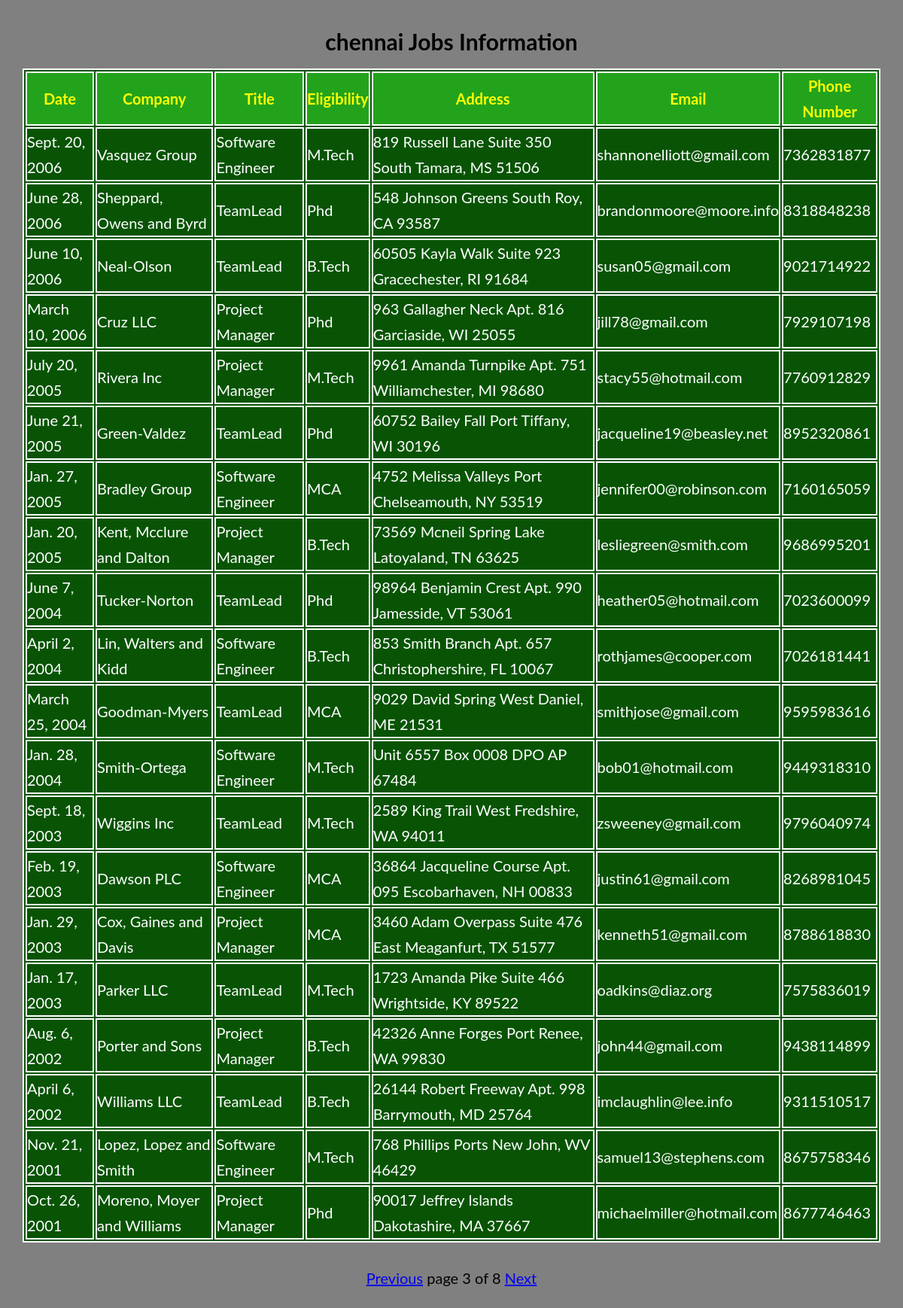
The page /cjobs/?page=3 on the database its author committed.
### job/models.py (models this page shows)
class chennaijobs(models.Model):
    date=models.DateField();
    company=models.CharField(max_length=100);
    title=models.CharField(max_length=100);
    eligibility=models.CharField(max_length=100);
    address=models.CharField(max_length=100);
    email=models.EmailField();
    phonenumber=models.IntegerField()

### job/views.py (the view)
# urls.py: path('cjobs/', views.cjobs),
def cjobs(request):
    chennai_jobs=chennaijobs.objects.order_by('-date')
    paginator=Paginator(chennai_jobs,20)
    page_number=request.GET.get('page')
    try:
      chennai_jobs=paginator.page(page_number)
    except PageNotAnInteger:
       chennai_jobs=paginator.page(1)
    except EmptyPage:
      chennai_jobs=paginator.page(paginator.num_pages)
    return render(request,'job/chennaijobs.html',{'chennai_jobs':chennai_jobs})

### templates/job/chennaijobs.html (shortened to what this page needs)
<!DOCTYPE html>
{%load static%}
<html lang="en" dir="ltr">
  <head>
    <link rel="stylesheet" href="{% static "job/demo1.css" %}">
  </head>
  <body class="col">
    <h1 class="jobs">chennai Jobs Information</h1>
      {% if chennai_jobs %}
      <table id='tab'>
        <thead>
          <th>Date</th>
          <th>Company</th>
          <th>Title</th>
          <th>Eligibility</th>
          <th>Address</th>
          <th>Email</th>
          <th>Phone Number</th>
        </thead>
        {%for job in chennai_jobs %}
        <tr>
          <td>{{job.date}}</td>
          <td>{{job.company}}</td>
          <td>{{job.title}}</td>
          <td>{{job.eligibility}}</td>
          <td>{{job.address}}</td>
          <td>{{job.email}}</td>
          <td>{{job.phonenumber}}</td>
        </tr>
        {% endfor %}
      </table>
      <div class="pag">
      {%include 'job/pagination.html' with page=chennai_jobs%}
      </div>
      {%else %}
      <p>No Jobs Found in chennai</p>
    {% endif %}
  </body>
</html>

### static/job/demo1.css (style rules this page uses)
*, *::after, *::before { margin: 0; padding: 0; box-sizing: inherit; }
html { font-size: 62.5%; }
body { font-family: "Lato", sans-serif; font-weight: 400; line-height: 1.7; color: #777; padding: 3rem; box-sizing: border-box; }
table,thead,th,tr,td { color:white; border:2px solid white; font-size: 20px; margin:auto; background:#085404; }
thead,th { color:yellow; border:2px solid white; font-size: 20px; margin:auto; background:#23a31c; }
.col { background-image: linear-gradient(to right, grey,grey); }
.jobs { color:black; text-align: center; margin-bottom: 10px; font-size: 30px; }
.pag { text-align: center; margin-top: 30px; color:black; font-size: 20px; }

### rows shown on the page
chennaijobs: date "Sept. 20, 2006", company "Vasquez Group", title "Software Engineer", eligibility "M.Tech", address "819 Russell Lane Suite 350 South Tamara, MS 51506", email "shannonelliott@gmail.com", phonenumber "7362831877"
chennaijobs: date "June 28, 2006", company "Sheppard, Owens and Byrd", title "TeamLead", eligibility "Phd", address "548 Johnson Greens South Roy, CA 93587", email "brandonmoore@moore.info", phonenumber "8318848238"
chennaijobs: date "June 10, 2006", company "Neal-Olson", title "TeamLead", eligibility "B.Tech", address "60505 Kayla Walk Suite 923 Gracechester, RI 91684", email "susan05@gmail.com", phonenumber "9021714922"
chennaijobs: date "March 10, 2006", company "Cruz LLC", title "Project Manager", eligibility "Phd", address "963 Gallagher Neck Apt. 816 Garciaside, WI 25055", email "jill78@gmail.com", phonenumber "7929107198"
chennaijobs: date "July 20, 2005", company "Rivera Inc", title "Project Manager", eligibility "M.Tech", address "9961 Amanda Turnpike Apt. 751 Williamchester, MI 98680", email "stacy55@hotmail.com", phonenumber "7760912829"
chennaijobs: date "June 21, 2005", company "Green-Valdez", title "TeamLead", eligibility "Phd", address "60752 Bailey Fall Port Tiffany, WI 30196", email "jacqueline19@beasley.net", phonenumber "8952320861"
chennaijobs: date "Jan. 27, 2005", company "Bradley Group", title "Software Engineer", eligibility "MCA", address "4752 Melissa Valleys Port Chelseamouth, NY 53519", email "jennifer00@robinson.com", phonenumber "7160165059"
chennaijobs: date "Jan. 20, 2005", company "Kent, Mcclure and Dalton", title "Project Manager", eligibility "B.Tech", address "73569 Mcneil Spring Lake Latoyaland, TN 63625", email "lesliegreen@smith.com", phonenumber "9686995201"
chennaijobs: date "June 7, 2004", company "Tucker-Norton", title "TeamLead", eligibility "Phd", address "98964 Benjamin Crest Apt. 990 Jamesside, VT 53061", email "heather05@hotmail.com", phonenumber "7023600099"
chennaijobs: date "April 2, 2004", company "Lin, Walters and Kidd", title "Software Engineer", eligibility "B.Tech", address "853 Smith Branch Apt. 657 Christophershire, FL 10067", email "rothjames@cooper.com", phonenumber "7026181441"
chennaijobs: date "March 25, 2004", company "Goodman-Myers", title "TeamLead", eligibility "MCA", address "9029 David Spring West Daniel, ME 21531", email "smithjose@gmail.com", phonenumber "9595983616"
chennaijobs: date "Jan. 28, 2004", company "Smith-Ortega", title "Software Engineer", eligibility "M.Tech", address "Unit 6557 Box 0008 DPO AP 67484", email "bob01@hotmail.com", phonenumber "9449318310"
chennaijobs: date "Sept. 18, 2003", company "Wiggins Inc", title "TeamLead", eligibility "M.Tech", address "2589 King Trail West Fredshire, WA 94011", email "zsweeney@gmail.com", phonenumber "9796040974"
chennaijobs: date "Feb. 19, 2003", company "Dawson PLC", title "Software Engineer", eligibility "MCA", address "36864 Jacqueline Course Apt. 095 Escobarhaven, NH 00833", email "justin61@gmail.com", phonenumber "8268981045"
chennaijobs: date "Jan. 29, 2003", company "Cox, Gaines and Davis", title "Project Manager", eligibility "MCA", address "3460 Adam Overpass Suite 476 East Meaganfurt, TX 51577", email "kenneth51@gmail.com", phonenumber "8788618830"
chennaijobs: date "Jan. 17, 2003", company "Parker LLC", title "TeamLead", eligibility "M.Tech", address "1723 Amanda Pike Suite 466 Wrightside, KY 89522", email "oadkins@diaz.org", phonenumber "7575836019"
chennaijobs: date "Aug. 6, 2002", company "Porter and Sons", title "Project Manager", eligibility "B.Tech", address "42326 Anne Forges Port Renee, WA 99830", email "john44@gmail.com", phonenumber "9438114899"
chennaijobs: date "April 6, 2002", company "Williams LLC", title "TeamLead", eligibility "B.Tech", address "26144 Robert Freeway Apt. 998 Barrymouth, MD 25764", email "imclaughlin@lee.info", phonenumber "9311510517"
chennaijobs: date "Nov. 21, 2001", company "Lopez, Lopez and Smith", title "Software Engineer", eligibility "M.Tech", address "768 Phillips Ports New John, WV 46429", email "samuel13@stephens.com", phonenumber "8675758346"
chennaijobs: date "Oct. 26, 2001", company "Moreno, Moyer and Williams", title "Project Manager", eligibility "Phd", address "90017 Jeffrey Islands Dakotashire, MA 37667", email "michaelmiller@hotmail.com", phonenumber "8677746463"

### other values the page prints
{{ page.number }} "3"
{{ page.paginator.num_pages }} "8"
